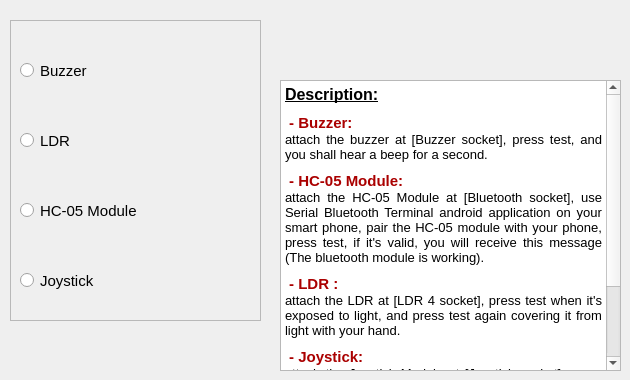
   <widget class="QWidget" name="other">
    <attribute name="title">
     <string>Others</string>
    </attribute>
    <widget class="QFrame" name="Others_frame">
     <property name="geometry">
      <rect>
       <x>10</x>
       <y>20</y>
       <width>251</width>
       <height>301</height>
      </rect>
     </property>
     <property name="frameShape">
      <enum>QFrame::StyledPanel</enum>
     </property>
     <property name="frameShadow">
      <enum>QFrame::Sunken</enum>
     </property>
     <widget class="QRadioButton" name="buzzer">
      <property name="geometry">
       <rect>
        <x>10</x>
        <y>20</y>
        <width>211</width>
        <height>61</height>
       </rect>
      </property>
      <property name="font">
       <font>
        <pointsize>11</pointsize>
       </font>
      </property>
      <property name="text">
       <string>Buzzer</string>
      </property>
      <property name="icon">
       <iconset resource="Resources/Resources.qrc">
        <normaloff>:/Data/buzzer.png</normaloff>:/Data/buzzer.png</iconset>
      </property>
      <property name="iconSize">
       <size>
        <width>60</width>
        <height>60</height>
       </size>
      </property>
     </widget>
     <widget class="QRadioButton" name="LDR">
      <property name="geometry">
       <rect>
        <x>10</x>
        <y>90</y>
        <width>211</width>
        <height>61</height>
       </rect>
      </property>
      <property name="font">
       <font>
        <pointsize>11</pointsize>
       </font>
      </property>
      <property name="text">
       <string>LDR </string>
      </property>
      <property name="icon">
       <iconset resource="Resources/Resources.qrc">
        <normaloff>:/Data/LDR.png</normaloff>:/Data/LDR.png</iconset>
      </property>
      <property name="iconSize">
       <size>
        <width>60</width>
        <height>60</height>
       </size>
      </property>
     </widget>
     <widget class="QRadioButton" name="Joystick">
      <property name="geometry">
       <rect>
        <x>10</x>
        <y>230</y>
        <width>211</width>
        <height>61</height>
       </rect>
      </property>
      <property name="font">
       <font>
        <pointsize>11</pointsize>
       </font>
      </property>
      <property name="text">
       <string>Joystick</string>
      </property>
      <property name="icon">
       <iconset resource="Resources/Resources.qrc">
        <normaloff>:/Data/joystick.png</normaloff>:/Data/joystick.png</iconset>
      </property>
      <property name="iconSize">
       <size>
        <width>60</width>
        <height>60</height>
       </size>
      </property>
     </widget>
     <widget class="QRadioButton" name="HC05">
      <property name="geometry">
       <rect>
        <x>10</x>
        <y>160</y>
        <width>211</width>
        <height>61</height>
       </rect>
      </property>
      <property name="font">
       <font>
        <pointsize>11</pointsize>
       </font>
      </property>
      <property name="text">
       <string>HC-05 Module</string>
      </property>
      <property name="icon">
       <iconset resource="Resources/Resources.qrc">
        <normaloff>:/Data/Bluetooth.png</normaloff>:/Data/Bluetooth.png</iconset>
      </property>
      <property name="iconSize">
       <size>
        <width>60</width>
        <height>60</height>
       </size>
      </property>
     </widget>
    </widget>
    <widget class="QTextEdit" name="Others_text">
     <property name="geometry">
      <rect>
       <x>280</x>
       <y>80</y>
       <width>341</width>
       <height>291</height>
      </rect>
     </property>
     <property name="font">
      <font>
       <pointsize>6</pointsize>
      </font>
     </property>
     <property name="documentTitle">
      <string>How to use</string>
     </property>
     <property name="readOnly">
      <bool>true</bool>
     </property>
     <property name="html">
      <string>&lt;!DOCTYPE HTML PUBLIC &quot;-//W3C//DTD HTML 4.0//EN&quot; &quot;http://www.w3.org/TR/REC-html40/strict.dtd&quot;&gt;
&lt;html&gt;&lt;head&gt;&lt;meta name=&quot;qrichtext&quot; content=&quot;1&quot; /&gt;&lt;title&gt;How to use&lt;/title&gt;&lt;style type=&quot;text/css&quot;&gt;
p, li { white-space: pre-wrap; }
&lt;/style&gt;&lt;/head&gt;&lt;body style=&quot; font-family:'MS Shell Dlg 2'; font-size:6pt; font-weight:400; font-style:normal;&quot;&gt;
&lt;p style=&quot; margin-top:0px; margin-bottom:0px; margin-left:0px; margin-right:0px; -qt-block-indent:0; text-indent:0px;&quot;&gt;&lt;span style=&quot; font-size:12pt; font-weight:696; text-decoration: underline;&quot;&gt;Description:&lt;/span&gt;&lt;/p&gt;
&lt;p style=&quot;-qt-paragraph-type:empty; margin-top:0px; margin-bottom:0px; margin-left:0px; margin-right:0px; -qt-block-indent:0; text-indent:0px;&quot;&gt;&lt;br /&gt;&lt;/p&gt;
&lt;p align=&quot;justify&quot; style=&quot; margin-top:0px; margin-bottom:0px; margin-left:0px; margin-right:0px; -qt-block-indent:0; text-indent:0px;&quot;&gt;&lt;span style=&quot; font-size:11pt; font-weight:696; color:#aa0000;&quot;&gt; - Buzzer:&lt;/span&gt;&lt;/p&gt;
&lt;p align=&quot;justify&quot; style=&quot; margin-top:0px; margin-bottom:0px; margin-left:0px; margin-right:0px; -qt-block-indent:0; text-indent:0px;&quot;&gt;&lt;span style=&quot; font-size:10pt; color:#000000;&quot;&gt;attach the buzzer at [Buzzer socket], press test, and you shall hear a beep for a second.&lt;/span&gt;&lt;/p&gt;
&lt;p align=&quot;justify&quot; style=&quot;-qt-paragraph-type:empty; margin-top:0px; margin-bottom:0px; margin-left:0px; margin-right:0px; -qt-block-indent:0; text-indent:0px; color:#aa0000;&quot;&gt;&lt;br /&gt;&lt;/p&gt;
&lt;p style=&quot; margin-top:0px; margin-bottom:0px; margin-left:0px; margin-right:0px; -qt-block-indent:0; text-indent:0px;&quot;&gt;&lt;span style=&quot; font-size:11pt; font-weight:696; color:#aa0000;&quot;&gt; - HC-05 Module:&lt;/span&gt;&lt;/p&gt;
&lt;p align=&quot;justify&quot; style=&quot; margin-top:0px; margin-bottom:0px; margin-left:0px; margin-right:0px; -qt-block-indent:0; text-indent:0px;&quot;&gt;&lt;span style=&quot; font-size:10pt; color:#000000;&quot;&gt;attach the HC-05 Module at [Bluetooth socket], use Serial Bluetooth Terminal android application on your smart phone, pair the HC-05 module with your phone, press test, if it's valid, you will receive this message (The bluetooth module is working).&lt;/span&gt;&lt;/p&gt;
&lt;p align=&quot;justify&quot; style=&quot;-qt-paragraph-type:empty; margin-top:0px; margin-bottom:0px; margin-left:0px; margin-right:0px; -qt-block-indent:0; text-indent:0px; color:#aa0000;&quot;&gt;&lt;br /&gt;&lt;/p&gt;
&lt;p style=&quot; margin-top:0px; margin-bottom:0px; margin-left:0px; margin-right:0px; -qt-block-indent:0; text-indent:0px;&quot;&gt;&lt;span style=&quot; font-size:11pt; font-weight:696; color:#aa0000;&quot;&gt; - LDR :&lt;/span&gt;&lt;/p&gt;
&lt;p align=&quot;justify&quot; style=&quot; margin-top:0px; margin-bottom:0px; margin-left:0px; margin-right:0px; -qt-block-indent:0; text-indent:0px;&quot;&gt;&lt;span style=&quot; font-size:10pt; color:#000000;&quot;&gt;attach the LDR at [LDR 4 socket], press test when it's exposed to light, and press test again covering it from light with your hand.&lt;/span&gt;&lt;/p&gt;
&lt;p align=&quot;justify&quot; style=&quot;-qt-paragraph-type:empty; margin-top:0px; margin-bottom:0px; margin-left:0px; margin-right:0px; -qt-block-indent:0; text-indent:0px; color:#aa0000;&quot;&gt;&lt;br /&gt;&lt;/p&gt;
&lt;p align=&quot;justify&quot; style=&quot; margin-top:0px; margin-bottom:0px; margin-left:0px; margin-right:0px; -qt-block-indent:0; text-indent:0px;&quot;&gt;&lt;span style=&quot; font-size:11pt; font-weight:696; color:#aa0000;&quot;&gt; - Joystick:&lt;/span&gt;&lt;/p&gt;
&lt;p align=&quot;justify&quot; style=&quot; margin-top:0px; margin-bottom:0px; margin-left:0px; margin-right:0px; -qt-block-indent:0; text-indent:0px;&quot;&gt;&lt;span style=&quot; font-size:10pt; color:#000000;&quot;&gt;attach the Joystick Module at [Joystick socket], press test while you're holding the joystick in five states:&lt;/span&gt;&lt;/p&gt;
&lt;p align=&quot;justify&quot; style=&quot; margin-top:0px; margin-bottom:0px; margin-left:0px; margin-right:0px; -qt-block-indent:0; text-indent:0px;&quot;&gt;&lt;span style=&quot; font-size:10pt; color:#000000;&quot;&gt;- UP.&lt;/span&gt;&lt;/p&gt;
&lt;p align=&quot;justify&quot; style=&quot; margin-top:0px; margin-bottom:0px; margin-left:0px; margin-right:0px; -qt-block-indent:0; text-indent:0px;&quot;&gt;&lt;span style=&quot; font-size:10pt; color:#000000;&quot;&gt;- DOWN.&lt;/span&gt;&lt;/p&gt;
&lt;p align=&quot;justify&quot; style=&quot; margin-top:0px; margin-bottom:0px; margin-left:0px; margin-right:0px; -qt-block-indent:0; text-indent:0px;&quot;&gt;&lt;span style=&quot; font-size:10pt; color:#000000;&quot;&gt;- RIGHT.&lt;/span&gt;&lt;/p&gt;
&lt;p align=&quot;justify&quot; style=&quot; margin-top:0px; margin-bottom:0px; margin-left:0px; margin-right:0px; -qt-block-indent:0; text-indent:0px;&quot;&gt;&lt;span style=&quot; font-size:10pt; color:#000000;&quot;&gt;- LEFT.&lt;/span&gt;&lt;/p&gt;
&lt;p align=&quot;justify&quot; style=&quot; margin-top:0px; margin-bottom:0px; margin-left:0px; margin-right:0px; -qt-block-indent:0; text-indent:0px;&quot;&gt;&lt;span style=&quot; font-size:10pt; color:#000000;&quot;&gt;- Button Clicked. &lt;/span&gt;&lt;/p&gt;&lt;/body&gt;&lt;/html&gt;</string>
     </property>
    </widget>
   </widget>
